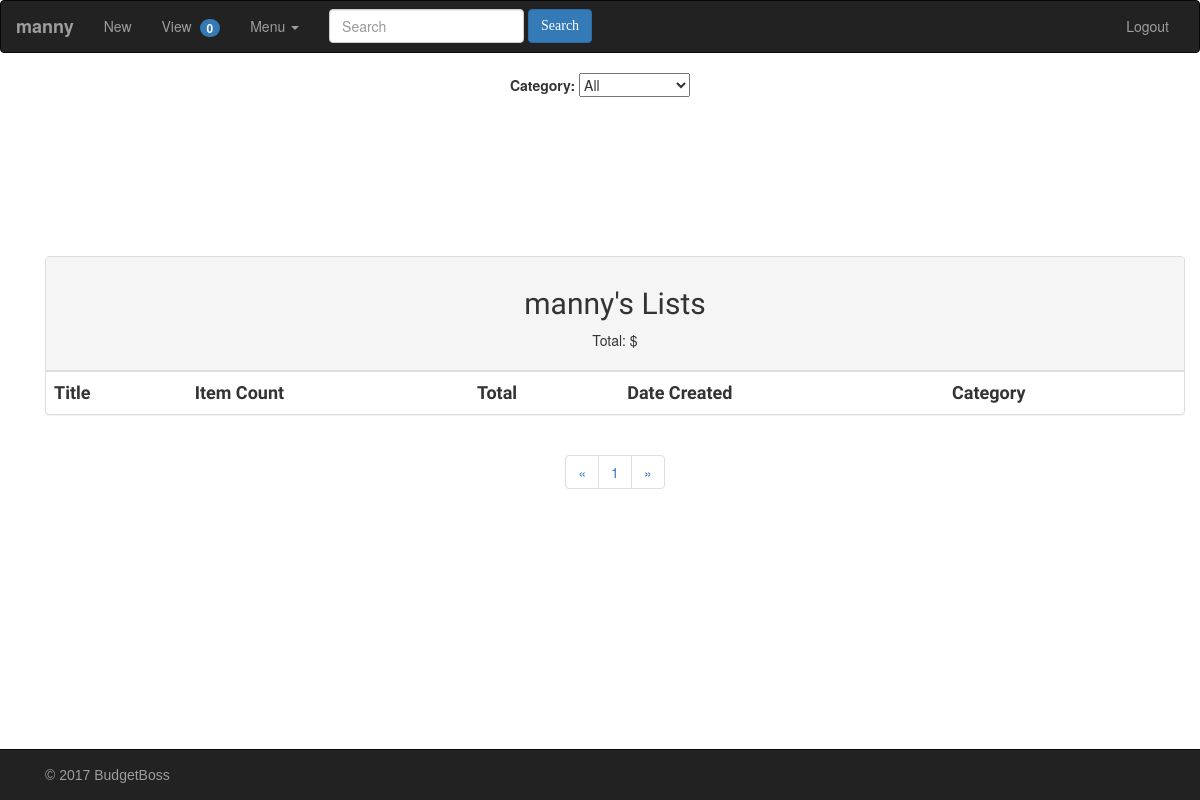
Page /list/ (signed in) on the earlier database version.
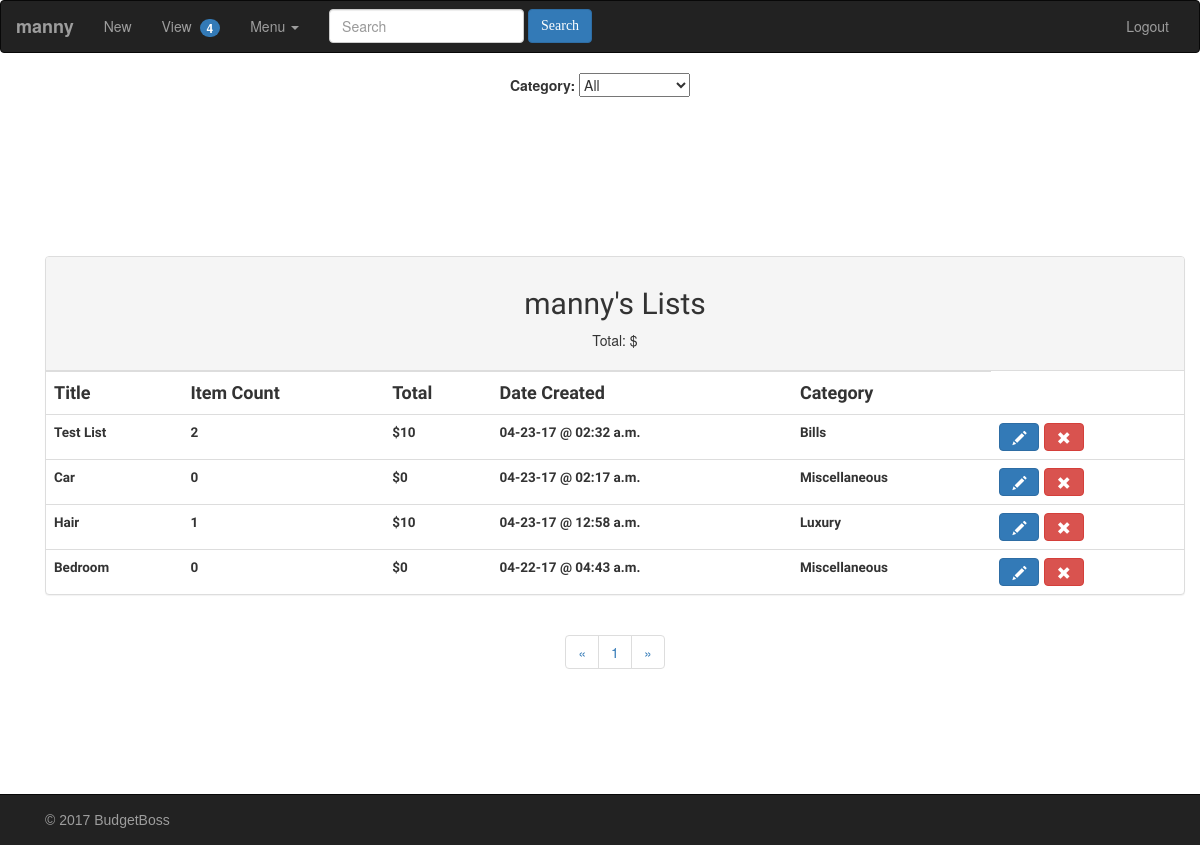
Same page on the later database version.
### greeting/models.py (models this page shows, shortened)
class List(models.Model):
    title = models.CharField(max_length=20, default='Empty',
                             null=True, blank=True)
    category = models.ForeignKey(Category, on_delete=models.CASCADE)
    owner = models.ForeignKey(User, on_delete=models.CASCADE)
    dateCreated = models.DateTimeField(default=datetime.now, blank=True)
    limit = models.DecimalField(decimal_places=2, max_digits=10000000, default=None, null=True, blank=True)
    @property
    def count(self):
        return len(self.item_set.all())
    @property
    def total(self):
        total = 0
        items = self.item_set.all()
        for item in items:
            total += item.cost
        return total
    def hasExceededLimit(self):
        if self.total > self.limit:
            return True
        elif self.total < self.limit:
            return False
    def __str__(self):
        return self.title

class Item(models.Model):
    name = models.CharField(max_length=50)
    note = models.TextField(null=True, blank=True)
    cost = models.DecimalField(decimal_places=2, max_digits=1000000)
    priority = models.CharField(max_length=10, choices=enums.priorities)
    dateCreated = models.DateTimeField(default=datetime.now, blank=True)
    list = models.ForeignKey(List, on_delete=models.CASCADE)

class Category(models.Model):
    title = models.CharField(max_length=30)
    owner = models.ForeignKey(User, on_delete=models.CASCADE)
    def __str__(self):
        return self.title
    class Meta:
        verbose_name_plural = 'Categories'

### greeting/views/listviews.py (the view)
# urls.py: url(r'^list/', listviews.central),
def central(request):
    print('----(CENTRAL) LIST VIEW----')
    listfunc.list_ops(request)
    user_lists = request.user.list_set.order_by('-dateCreated')
    sortByCategory(request)
    print(user_lists)
    return render(request, 'list.html', {"user": request.user, "user_list": user_lists})

### greeting/views/listviews.py (called while the page is built)
def sortByCategory(request):
    if request.is_ajax():
        if request.POST.get('selectedCategory') is not None:
            currCat = request.POST.get('selectedCategory')
            request.session['selectedCategory'] = currCat

### greeting/templates/list.html (shortened to what this page needs)
{% extends "base.html" %}
{% block content %}
<div class="container">
    <label>Category: </label>
    <select id="category-sorting-dropdown" class="category-dropdown">
        {% for category in user.category_set.all %}
        <option value={{category.title}}>{{category.title}}</option>
        {% endfor %}
    </select>
</div>
<div class="content-container container" id="list-template">
    {% include "subtemplates/list_sub.html" %}
</div>
{% endblock %}

### greeting/templates/base.html (shortened to what this page needs)
<head>
{% block bootstrap %}
<link href="/static/css/bootstrap.min.css" type="text/css" rel="stylesheet">
<link href="/static/css/style.css" type="text/css" rel="stylesheet">
{% endblock bootstrap %}
</head>
<body>
{% block mainmenu %}
<nav class="navbar navbar-inverse">
  <div class="container-fluid">
    <div class="navbar-header">
      {% if user.is_authenticated %}
        <a class="navbar-brand" href="/home"><b>{{ user.username }} </b></a>
      {% else %}
      <a class="navbar-brand" href="/home"><b>Guest</b></a>
      {% endif %}
    </div>
    <div class="collapse navbar-collapse" id="bs-example-navbar-collapse-1">
      <ul class="nav navbar-nav">
        <li><a href="#" id="new-list-btn" data-toggle="modal" data-target="#newListModal">New<span class="sr-only">(current)</span></a></li>
        <li><a href="/list">View &nbsp;<span class="badge" id="list-count-badge">{{user.list_set.all | length}}</span></a></li>
        <li class="dropdown">
          <a href="#" class="dropdown-toggle" data-toggle="dropdown" role="button" aria-haspopup="true" aria-expanded="false">Menu <span class="caret"></span></a>
        </li>
      </ul>
      <form class="navbar-form navbar-left" id="search-form">
        <div class="form-group">
          <input type="text" class="form-control" placeholder="Search">
        </div>
        <button type="submit" class="btn btn-primary">Search</button>
      </form>
      <ul class="nav navbar-nav navbar-right">
        {% if user.is_authenticated %}
        <li><a href="/logout">Logout</a></li>
        {% else %}
        <li><a href="/login">Login</a></li>
        {% endif %}
      </ul>
    </div>
  </div>
</nav>
<div class="navbar navbar-inverse navbar-fixed-bottom">
  <div class="container">
    <p class="navbar-text pull-center copyright">© 2017 BudgetBoss</p>
  </div>
  </div>
{% endblock %}
{% block content %}
{% endblock %}
</body>

### greeting/templates/subtemplates/list_sub.html (shortened to what this page needs)
{% extends "base.html" %}
{% block content %}
<div class="container">
<div class="panel panel-default">
<div class="panel-heading">
    <h2 style="font-family: 'Quicksand', sans-serif;">{{ user }}'s Lists</h2>
    <p>Total: ${{ category.total }}</p>
</div>
    <div class="table-responsive">
    <table class="table table-hover">
        <tr>
            <th class="field-col">Title</th>
            <th class="field-col">Item Count</th>
            <th class="field-col">Total</th>
            <th class="field-col">Date Created</th>
            <th class="field-col">Category</th>
        </tr>
    {% for list in user_list %}
        <tr>
            <th class='list-col'>{{list.title}}</th>
            <th class='list-col'>{{list.count}}</th>
            {% if list.hasExceededLimit == True %}
                <th class='list-col' style="color: crimson;">${{list.total | floatformat:-2}}</th>
            {% else %}
                <th class='list-col'>${{list.total | floatformat:-2}}</th>
            {% endif %}
            <th class='list-col'>{{list.dateCreated|date:"m-d-y @ h:i a"}}</th>
            <th class='list-col'>{{list.category}}</th>
            <th>
            <button class="btn btn-primary edit-list-btn" id="edit-list-btn-{{forloop.counter}}"><span class="glyphicon glyphicon-pencil"></span></button>
            <button class="btn btn-danger delete-list-btn" id="delete-list-btn-{{forloop.counter}}"><span class="glyphicon glyphicon-remove"></span></button></th>
        </tr>
    {% endfor %}
    </table>
        </div>
    </div>
    <nav aria-label="Page navigation">
        <ul class="pagination">
            <li>
            <a href="#" aria-label="Previous">
             <span aria-hidden="true">&laquo;</span>
                </a>
        </li>
    <li><a href="#">1</a></li>
      <li>
      <a href="#" aria-label="Next">
        <span aria-hidden="true">&raquo;</span>
      </a>
      </li>
      </ul>
    </nav>
</div>
{% endblock %}

Differences in the rows shown:
added List: title "Test List", count "2", total "10", dateCreated "04-23-17 @ 02:32 a.m.", category "Bills"
added List: title "Car", count "0", total "0", dateCreated "04-23-17 @ 02:17 a.m.", category "Miscellaneous"
added List: title "Hair", count "1", total "10", dateCreated "04-23-17 @ 12:58 a.m.", category "Luxury"
added List: title "Bedroom", count "0", total "0", dateCreated "04-22-17 @ 04:43 a.m.", category "Miscellaneous"
Other differences:
{{ user.list_set.all | length }}: "0" → "4"
